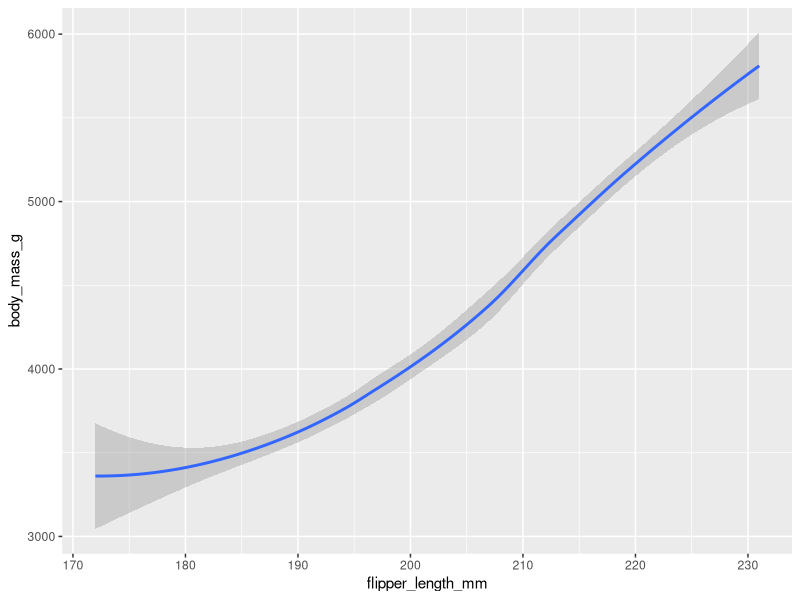
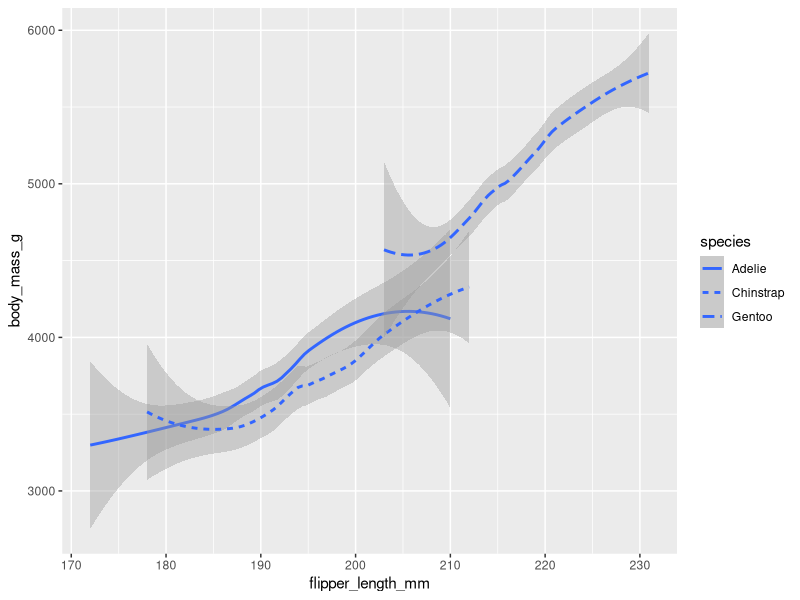
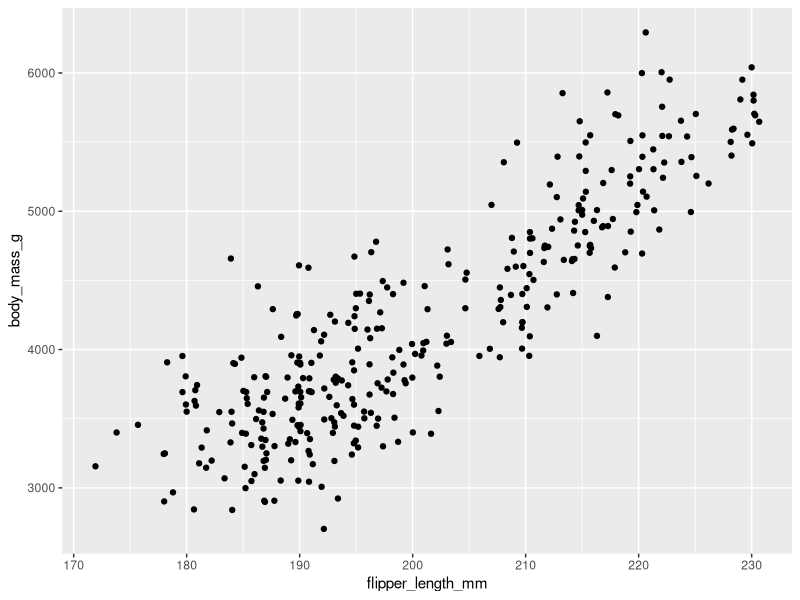

These figures' R source, in order:

library(ggplot2)
library(palmerpenguins)

ggplot(data = penguins) +
  geom_smooth(aes(x = flipper_length_mm, y = body_mass_g))
geom_point(mapping=aes(x=flipper_length_mm,y=body_mass_g))

ggplot(data=penguins)+
  geom_smooth(mapping=aes(x=flipper_length_mm,y=body_mass_g,linetype=species))
ggplot(data=penguins)+
  geom_jitter(mapping=aes(x=flipper_length_mm,y=body_mass_g))